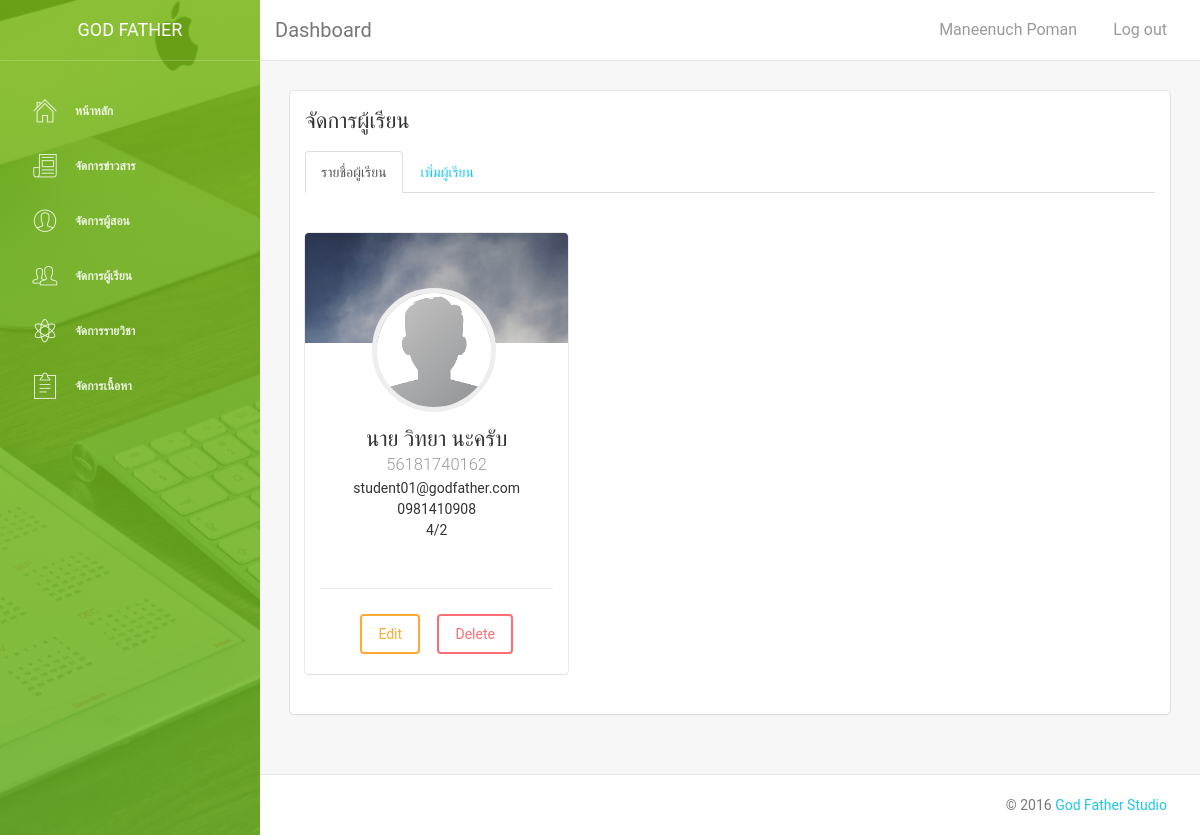
Before: /admin/adstudent.php (signed in) with the older database file.
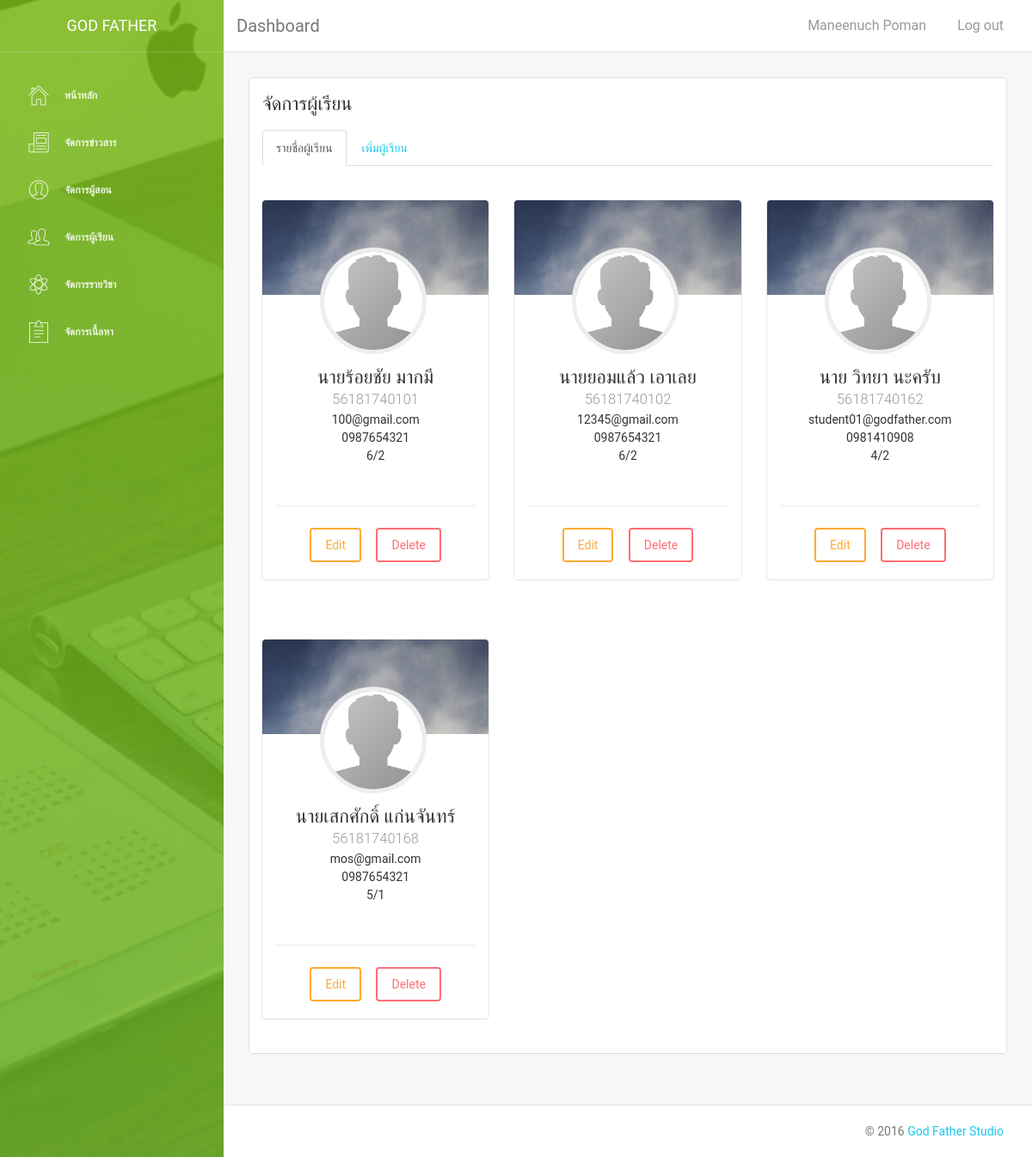
After: the same page with the newer database file.
### tables this page shows
CREATE TABLE `student` (
  `stdid` varchar(12) NOT NULL,
  `stdpass` varchar(50) NOT NULL,
  `stdname` varchar(50) NOT NULL,
  `stdmail` varchar(50) NOT NULL,
  `stdtel` varchar(10) NOT NULL,
  `stdclass` varchar(10) NOT NULL,
  `stdtxt` text NOT NULL
);

### admin/adstudent.php (the view, shortened to what the changed rows need)
<?php
include("connectdb.php");
?>
    <!doctype html>
    <html lang="en">
    <head>
        <?php
    include("include/head.php");
    ?>
    </head>
    <body>
        <div class="wrapper">
                <div class="main-panel">
                        <div class="content">
                            <div class="container-fluid">
                                <div class="row">
                                    <div class="col-sm-12">
                                        <div class="card">
                                            <div class="content">
                                                <div class="tab-content">
                                                    <div id="studentname" class="tab-pane fade in active">
                                                        <div class="row">
                                                            <?php
				$mysql = "select * from student";
				$result = mysqli_query($link,$mysql);
				while($mydata = mysqli_fetch_array($result,MYSQLI_ASSOC))
				{
				?>
                                                                <div class="col-md-4">
                                                                    <br>
                                                                    <br>
                                                                    <div class="card card-user">
                                                                        <div class="image">
                                                                        </div>
                                                                        <div class="content">
                                                                            <div class="author">
                                                                                <a href="#">
                                                                                    <img class="avatar border-gray" src="assets/img/avatar.png" alt="..." />
                                                                                    <h4 class="title"><?php echo $mydata['stdname']?><br />
                                                                                 <small><?php echo $mydata['stdid']?></small>
                                                                                </h4>
                                                                                </a>
                                                                            </div>
                                                                            <p class="description text-center">
                                                                                <?php echo $mydata['stdmail']?>
                                                                                    <br>
                                                                                    <?php echo $mydata['stdtel']?>
                                                                                        <br>
                                                                                        <?php echo $mydata['stdclass']?>
                                                                            </p>
                                                                        </div>
                                                                        <hr>
                                                                        <div class="text-center">
                                                                            <br>
                                                                            <a href="editstudent.php?stdid=<?php echo $mydata['stdid'];?>" class="btn btn-large btn-warning"> Edit </a> &nbsp; &nbsp;
                                                                            <a href="managestudent.php?stdid=<?php echo $mydata['stdid'];?>&button=delete" class="btn btn-danger btn-large"> Delete </a>
                                                                            <br>
                                                                            <br>
                                                                        </div>
                                                                    </div>
                                                                </div>
                                                                <?php
				}
							?>
                                                        </div>
                                                    </div>
                                                </div>
                                            </div>
                                        </div>
                                    </div>
                                </div>
                            </div>
                        </div>
                </div>
        </div>
    </body>
    </html>

Changed rows visible on the page:
added student: stdname "นายร้อยชัย มากมี", stdid "56181740101", stdmail "100@gmail.com", stdtel "0987654321", stdclass "6/2"
added student: stdname "นายยอมแล้ว เอาเลย", stdid "56181740102", stdmail "12345@gmail.com", stdtel "0987654321", stdclass "6/2"
added student: stdname "นายเสกศักดิ์ แก่นจันทร์", stdid "56181740168", stdmail "mos@gmail.com", stdtel "0987654321", stdclass "5/1"
